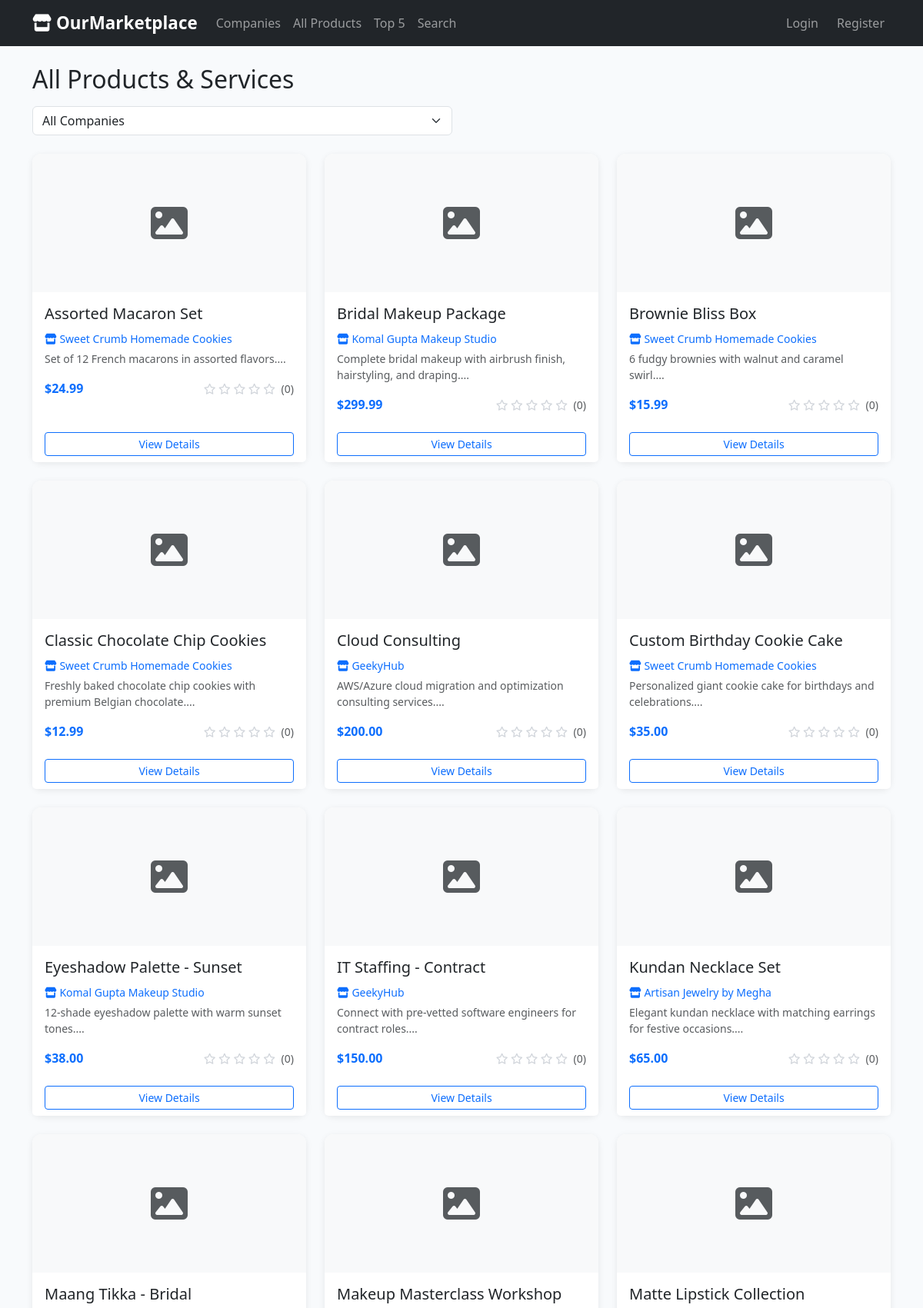
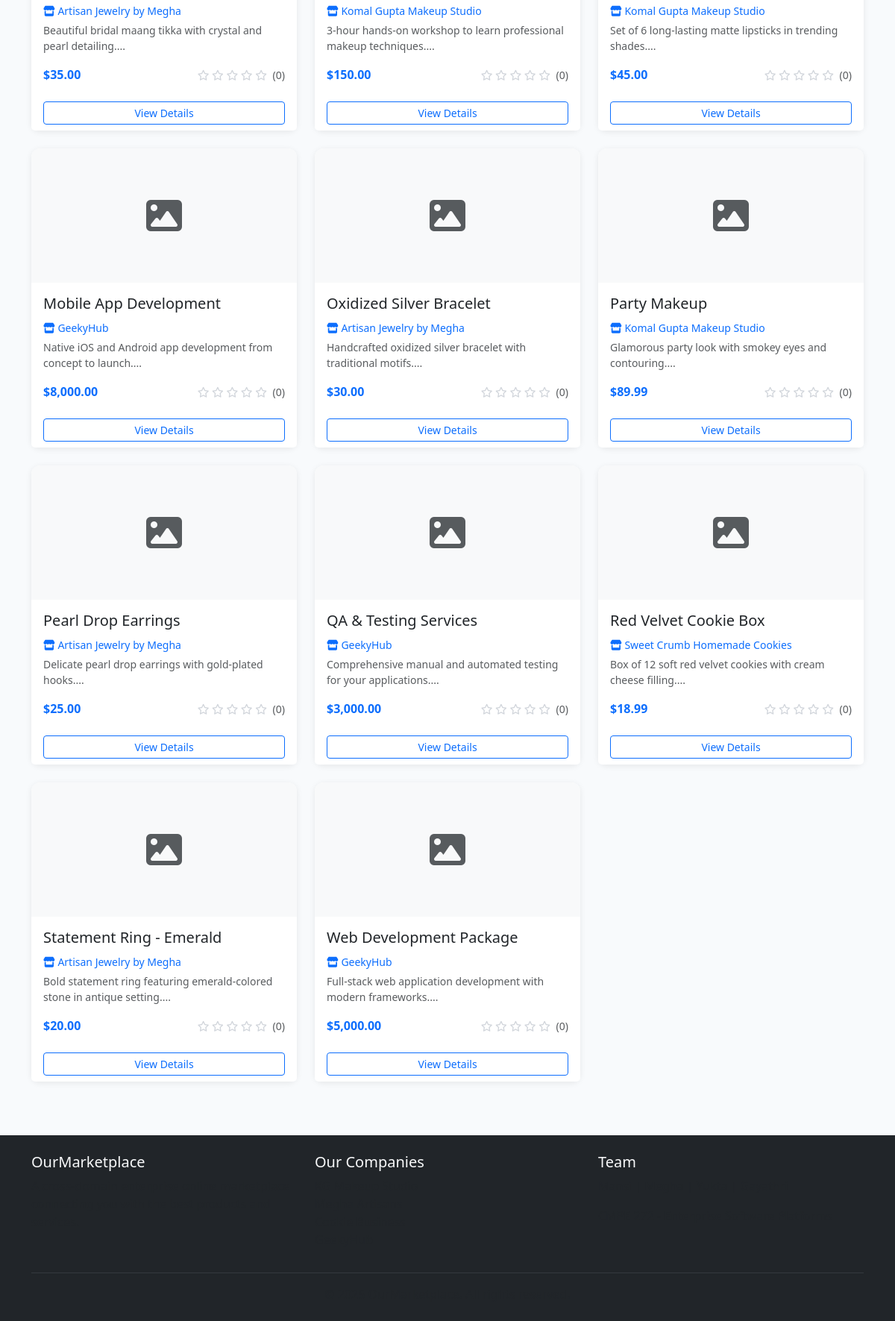
Screenshot of /products/index.php with the database file from the repository (2 pictures, top to bottom).
### tables this page shows
CREATE TABLE products (
    id INT AUTO_INCREMENT PRIMARY KEY,
    company_id INT NOT NULL,
    name VARCHAR(150) NOT NULL,
    description TEXT,
    price DECIMAL(10,2),
    image_url VARCHAR(255),
    category VARCHAR(50),
    created_at TIMESTAMP DEFAULT CURRENT_TIMESTAMP,
    FOREIGN KEY (company_id) REFERENCES companies(id) ON DELETE CASCADE
);

CREATE TABLE companies (
    id INT AUTO_INCREMENT PRIMARY KEY,
    name VARCHAR(100) NOT NULL,
    slug VARCHAR(50) UNIQUE NOT NULL,
    description TEXT,
    owner_name VARCHAR(100),
    website_url VARCHAR(255),
    logo_url VARCHAR(255),
    category VARCHAR(50),
    created_at TIMESTAMP DEFAULT CURRENT_TIMESTAMP
);

### config/database.php (called while the page is built, shortened)
<?php
function baseUrl($path = '') {
    return BASE_URL . $path;
}

### includes/session.php (called while the page is built, shortened)
<?php
function isLoggedIn() {
    return isset($_SESSION['user_id']);
}

### products/index.php (the view, shortened to what this page needs)
<?php
require_once __DIR__ . '/../includes/header.php';
$conn = getDBConnection();
$sql = "
    SELECT p.*, c.name AS company_name, c.slug AS company_slug,
           COALESCE(AVG(r.rating), 0) AS avg_rating,
           COUNT(r.id) AS review_count
    FROM products p
    JOIN companies c ON c.id = p.company_id
    LEFT JOIN reviews r ON r.product_id = p.id
";
$sql .= " GROUP BY p.id ORDER BY p.name";
$products = $conn->query($sql);
?>
<h2 class="mb-3">All Products & Services</h2>
<div class="row mb-4">
    <div class="col-md-6">
        <form method="GET" class="d-flex gap-2">
            <select name="company" class="form-select" onchange="this.form.submit()">
                <option value="0">All Companies</option>
            </select>
        </form>
    </div>
</div>
<div class="row g-4">
    <?php if ($products && $products->num_rows > 0): ?>
        <?php while ($product = $products->fetch_assoc()): ?>
        <div class="col-md-6 col-lg-4">
            <div class="card h-100">
                <div class="card-img-top d-flex align-items-center justify-content-center bg-light" style="height:180px;">
                    <i class="fas fa-image fa-3x text-muted"></i>
                </div>
                <div class="card-body">
                    <h5 class="card-title"><?php echo htmlspecialchars($product['name']); ?></h5>
                    <p class="mb-1">
                        <a href="<?php echo baseUrl('/companies/view.php?id=' . $product['company_id']); ?>" class="text-decoration-none small">
                            <i class="fas fa-store"></i> <?php echo htmlspecialchars($product['company_name']); ?>
                        </a>
                    </p>
                    <p class="card-text text-muted small">
                        <?php echo htmlspecialchars(substr($product['description'], 0, 80)); ?>...
                    </p>
                    <div class="d-flex justify-content-between align-items-center">
                        <span class="fw-bold text-primary">$<?php echo number_format($product['price'], 2); ?></span>
                        <div class="stars small">
                            <?php
                            $avg = round($product['avg_rating'], 1);
                            for ($i = 1; $i <= 5; $i++):
                                if ($i <= $avg):
                            ?>
                                <i class="fas fa-star"></i>
                            <?php elseif ($i - 0.5 <= $avg): ?>
                                <i class="fas fa-star-half-alt"></i>
                            <?php else: ?>
                                <i class="far fa-star empty"></i>
                            <?php endif; endfor; ?>
                            <span class="text-muted ms-1">(<?php echo $product['review_count']; ?>)</span>
                        </div>
                    </div>
                </div>
                <div class="card-footer bg-white border-0">
                    <a href="<?php echo baseUrl('/products/view.php?id=' . $product['id']); ?>" class="btn btn-outline-primary btn-sm w-100">
                        View Details
                    </a>
                </div>
            </div>
        </div>
        <?php endwhile; ?>
    <?php else: ?>
        <div class="col-12">
            <div class="alert alert-info">No products found.</div>
        </div>
    <?php endif; ?>
</div>
<?php
require_once __DIR__ . '/../includes/footer.php';
?>

### includes/header.php (shortened to what this page needs)
<?php
require_once __DIR__ . '/../config/database.php';
require_once __DIR__ . '/session.php';
?>
<!DOCTYPE html>
<html lang="en">
<head>
    <link href="https://cdn.jsdelivr.net/npm/bootstrap@5.3.0/dist/css/bootstrap.min.css" rel="stylesheet">
    <link href="https://cdnjs.cloudflare.com/ajax/libs/font-awesome/6.4.0/css/all.min.css" rel="stylesheet">
    <link href="<?php echo baseUrl('/assets/css/style.css'); ?>" rel="stylesheet">
</head>
<body>
<nav class="navbar navbar-expand-lg navbar-dark bg-dark">
    <div class="container">
        <a class="navbar-brand fw-bold" href="<?php echo baseUrl('/index.php'); ?>">
            <i class="fas fa-store"></i> OurMarketplace
        </a>
        <div class="collapse navbar-collapse" id="navbarNav">
            <ul class="navbar-nav me-auto">
                <li class="nav-item">
                    <a class="nav-link" href="<?php echo baseUrl('/companies/index.php'); ?>">Companies</a>
                </li>
                <li class="nav-item">
                    <a class="nav-link" href="<?php echo baseUrl('/products/index.php'); ?>">All Products</a>
                </li>
                <li class="nav-item">
                    <a class="nav-link" href="<?php echo baseUrl('/rankings/marketplace_top5.php'); ?>">Top 5</a>
                </li>
                <li class="nav-item">
                    <a class="nav-link" href="<?php echo baseUrl('/products/search.php'); ?>">Search</a>
                </li>
            </ul>
            <ul class="navbar-nav">
                <?php if (isLoggedIn()): ?>
                    <li class="nav-item">
                        <a class="nav-link" href="<?php echo baseUrl('/tracking/history.php'); ?>">
                            <i class="fas fa-history"></i> My Visits
                        </a>
                    </li>
                    <li class="nav-item dropdown">
                        <a class="nav-link dropdown-toggle" href="#" role="button" data-bs-toggle="dropdown">
                            <i class="fas fa-user"></i> <?php echo htmlspecialchars(getCurrentFullName()); ?>
                        </a>
                        <ul class="dropdown-menu dropdown-menu-end">
                            <li><a class="dropdown-item" href="<?php echo baseUrl('/dashboard.php'); ?>">Dashboard</a></li>
                            <li><hr class="dropdown-divider"></li>
                            <li><a class="dropdown-item" href="<?php echo baseUrl('/auth/logout.php'); ?>">Logout</a></li>
                        </ul>
                    </li>
                <?php else: ?>
                    <li class="nav-item">
                        <a class="nav-link" href="<?php echo baseUrl('/auth/login.php'); ?>">Login</a>
                    </li>
                    <li class="nav-item">
                        <a class="nav-link btn btn-outline-light btn-sm ms-2" href="<?php echo baseUrl('/auth/register.php'); ?>">Register</a>
                    </li>
                <?php endif; ?>
            </ul>
        </div>
    </div>
</nav>
<main class="container py-4">

### includes/footer.php (shortened to what this page needs)
</main>
<footer class="bg-dark text-light py-4 mt-5">
    <div class="container">
        <div class="row">
            <div class="col-md-4">
                <h5>OurMarketplace</h5>
                <p class="text-muted">A cross-domain enterprise online marketplace connecting you with the best products and services.</p>
            </div>
            <div class="col-md-4">
                <h5>Our Companies</h5>
                <ul class="list-unstyled text-muted">
                    <li><a href="<?php echo baseUrl('/companies/view.php?id=1'); ?>" class="text-muted text-decoration-none">KG Makeup Studio</a></li>
                    <li><a href="<?php echo baseUrl('/companies/view.php?id=2'); ?>" class="text-muted text-decoration-none">Megha Artisans</a></li>
                    <li><a href="<?php echo baseUrl('/companies/view.php?id=3'); ?>" class="text-muted text-decoration-none">Cookie Business</a></li>
                    <li><a href="<?php echo baseUrl('/companies/view.php?id=4'); ?>" class="text-muted text-decoration-none">GeekyHub</a></li>
                </ul>
            </div>
            <div class="col-md-4">
                <h5>Team</h5>
                <p class="text-muted">Mansi | Megha | Yukta | Gayathri</p>
                <p class="text-muted">CMPE 272 - Enterprise Software Platforms</p>
            </div>
        </div>
        <hr class="border-secondary">
        <p class="text-center text-muted mb-0">&copy; 2025 OurMarketplace. All rights reserved.</p>
    </div>
</footer>
</body>
</html>

### assets/css/style.css (style rules this page uses)
:root { --primary: #4f46e5; --primary-light: #6366f1; --secondary: #f59e0b; --dark: #1e293b; --light-bg: #f8fafc; }
body { font-family: 'Segoe UI', Tahoma, Geneva, Verdana, sans-serif; background-color: var(--light-bg); }
.navbar-brand { font-size: 1.4rem; }
.card { border: none; box-shadow: 0 2px 8px rgba(0,0,0,0.08); transition: transform 0.2s, box-shadow 0.2s; border-radius: 0.75rem; }
.card-img-top { border-radius: 0.75rem 0.75rem 0 0; height: 200px; object-fit: cover; background-color: #e2e8f0; }
.stars { color: var(--secondary); }
.stars .empty { color: #d1d5db; }

### rows the page displays
products: name "Assorted Macaron Set", company.name "Sweet Crumb Homemade Cookies", description "Set of 12 French macarons in assorted flavors.", price "24.99", review_count "0"
products: name "Bridal Makeup Package", company.name "Komal Gupta Makeup Studio", description "Complete bridal makeup with airbrush finish, hairstyling, and draping.", price "299.99", review_count "0"
products: name "Brownie Bliss Box", company.name "Sweet Crumb Homemade Cookies", description "6 fudgy brownies with walnut and caramel swirl.", price "15.99", review_count "0"
products: name "Classic Chocolate Chip Cookies", company.name "Sweet Crumb Homemade Cookies", description "Freshly baked chocolate chip cookies with premium Belgian chocolate.", price "12.99", review_count "0"
products: name "Cloud Consulting", company.name "GeekyHub", description "AWS/Azure cloud migration and optimization consulting services.", price "200.00", review_count "0"
products: name "Custom Birthday Cookie Cake", company.name "Sweet Crumb Homemade Cookies", description "Personalized giant cookie cake for birthdays and celebrations.", price "35.00", review_count "0"
products: name "Eyeshadow Palette - Sunset", company.name "Komal Gupta Makeup Studio", description "12-shade eyeshadow palette with warm sunset tones.", price "38.00", review_count "0"
products: name "IT Staffing - Contract", company.name "GeekyHub", description "Connect with pre-vetted software engineers for contract roles.", price "150.00", review_count "0"
products: name "Kundan Necklace Set", company.name "Artisan Jewelry by Megha", description "Elegant kundan necklace with matching earrings for festive occasions.", price "65.00", review_count "0"
products: name "Maang Tikka - Bridal", company.name "Artisan Jewelry by Megha", description "Beautiful bridal maang tikka with crystal and pearl detailing.", price "35.00", review_count "0"
products: name "Makeup Masterclass Workshop", company.name "Komal Gupta Makeup Studio", description "3-hour hands-on workshop to learn professional makeup techniques.", price "150.00", review_count "0"
products: name "Matte Lipstick Collection", company.name "Komal Gupta Makeup Studio", description "Set of 6 long-lasting matte lipsticks in trending shades.", price "45.00", review_count "0"
products: name "Mobile App Development", company.name "GeekyHub", description "Native iOS and Android app development from concept to launch.", price "8,000.00", review_count "0"
products: name "Oxidized Silver Bracelet", company.name "Artisan Jewelry by Megha", description "Handcrafted oxidized silver bracelet with traditional motifs.", price "30.00", review_count "0"
products: name "Party Makeup", company.name "Komal Gupta Makeup Studio", description "Glamorous party look with smokey eyes and contouring.", price "89.99", review_count "0"
products: name "Pearl Drop Earrings", company.name "Artisan Jewelry by Megha", description "Delicate pearl drop earrings with gold-plated hooks.", price "25.00", review_count "0"
products: name "QA & Testing Services", company.name "GeekyHub", description "Comprehensive manual and automated testing for your applications.", price "3,000.00", review_count "0"
products: name "Red Velvet Cookie Box", company.name "Sweet Crumb Homemade Cookies", description "Box of 12 soft red velvet cookies with cream cheese filling.", price "18.99", review_count "0"
products: name "Statement Ring - Emerald", company.name "Artisan Jewelry by Megha", description "Bold statement ring featuring emerald-colored stone in antique setting.", price "20.00", review_count "0"
products: name "Web Development Package", company.name "GeekyHub", description "Full-stack web application development with modern frameworks.", price "5,000.00", review_count "0"
